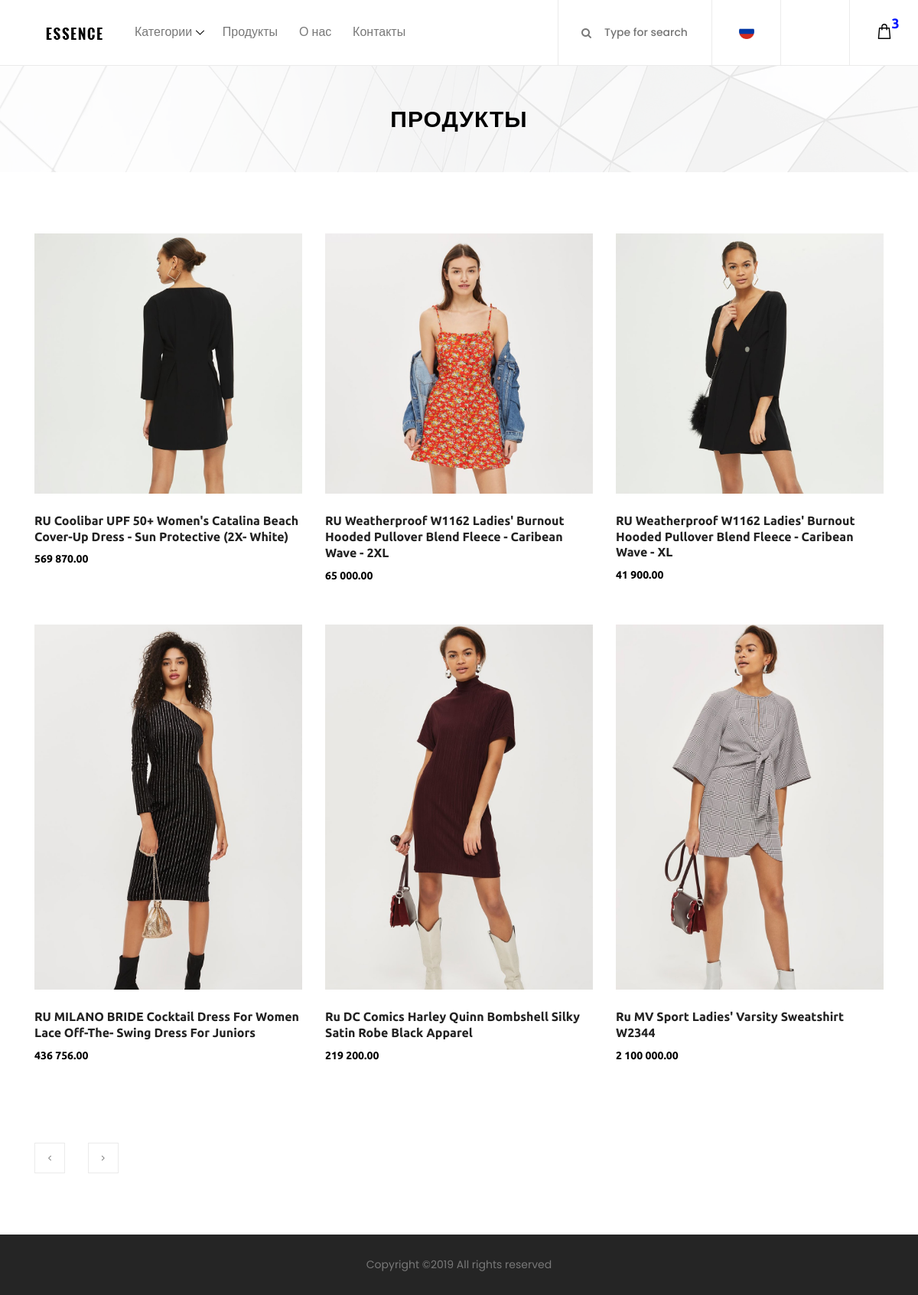
/products.php, run on the app's committed database.
### tables this page shows
CREATE TABLE `products` (
  `id` int(11) NOT NULL,
  `name_ru` varchar(255) NOT NULL,
  `name_uz` varchar(255) NOT NULL,
  `description_ru` text NOT NULL,
  `description_uz` text NOT NULL,
  `price` decimal(10,2) NOT NULL DEFAULT 0.00,
  `category_id` int(11) NOT NULL,
  `image` varchar(255) NOT NULL,
  `active` tinyint(1) NOT NULL DEFAULT 1
);

### products.php (the view, shortened to what this page needs)
<?php include 'includes/header.php';?>
    <div class="breadcumb_area bg-img" style="background-image: url(img/bg-img/breadcumb.jpg);">
        <div class="container h-100">
            <div class="row h-100 align-items-center">
                <div class="col-12">
                    <div class="page-title text-center">
                        <h2><?= _ALLPRO; ?></h2>
                    </div>
                </div>
            </div>
        </div>
    </div>
    <section class="shop_grid_area section-padding-80">
        <div class="container">
            <div class="row">
                <div class="col-12 col-md-12 col-lg-12">
                    <div class="shop_grid_product_area">
                        <div class="row">
                        	<?php
                        		if (isset($_GET['pageno']))
						            $pageno = $_GET['pageno'];
						        else
						            $pageno = 1;
						        $no_of_records_per_page = 6;
						        $offset = ($pageno-1) * $no_of_records_per_page;
						        $total_pages_sql = "SELECT COUNT(*) FROM products WHERE active=1";
						        $result = mysqli_query($db,$total_pages_sql);
						        $total_rows = mysqli_fetch_array($result)[0];
						        $total_pages = ceil($total_rows / $no_of_records_per_page);
	                            $sql ="SELECT p.name_".$lang.", p.price, c.name_".$lang.", p.image, p.id FROM products p LEFT JOIN categories c ON p.category_id=c.id WHERE p.active=1 ORDER BY p.id DESC LIMIT $offset, $no_of_records_per_page";
	                            $query=mysqli_query($db,$sql);
	                            while($row=mysqli_fetch_array($query)){
	                            echo '<div class="col-12 col-sm-6 col-lg-4">';
		                            echo '<div class="single-product-wrapper">';
		                                echo '<div class="product-img">';
		                                    printf('<img src="admin/img/%s" alt="">',$row[3]);
		                                echo "</div>";
		                                echo '<div class="product-description">';
		                                    printf('<a href="product.php?id=%s">', $row[4]);
		                                        printf('<h6>%s</h6>', $row[0]);
		                                    echo "</a>";
		                                    printf('<p class="product-price">%s</p>', number_format($row[1], 2, '.', ' '));
		                                            printf('<a href="#" class="btn essence-btn">Add to Cart</a>');
		                                echo "</div>";
		                            echo "</div>";
		                        echo "</div>";
	                            }
	                        ?>
                        </div>
                    </div>
                    <nav aria-label="navigation">
                        <ul class="pagination mt-50 mb-40">
                            <li class="page-item"><a class="page-link" href="<?php if($pageno <= 1){ echo '#'; } else { echo "?pageno=".($pageno - 1); } ?>"><i class="fa fa-angle-left"></i></a></li>
                            <li class="page-item"><a class="page-link" href="<?php if($pageno >= $total_pages){ echo '#'; } else { echo "?pageno=".($pageno + 1); } ?>"><i class="fa fa-angle-right"></i></a></li>
                        </ul>
                    </nav>
                </div>
            </div>
        </div>
    </section>
<?php include 'includes/footer.php';?>

### includes/header.php (shortened to what this page needs)
<?php
$lang = 'ru';
require_once "config.php";
?>
<!DOCTYPE html>
<html lang="<?= $lang; ?>">
<head>
    <link rel="stylesheet" href="css/core-style.css">
</head>
<body>
    <header class="header_area">
        <div class="classy-nav-container breakpoint-off d-flex align-items-center justify-content-between">
            <nav class="classy-navbar" id="essenceNav">
                <a class="nav-brand" href="/"><img src="img/core-img/logo.png" alt=""></a>
                <div class="classy-menu">
                    <div class="classynav">
                        <ul>
                            <li><a href="#"><?= _CATEGORIES; ?></a>
                                    <?php
                                        $sql ="SELECT id, name_".$lang." FROM categories";
                                        $query=mysqli_query($db,$sql);
                                        while($row=mysqli_fetch_array($query)){
                                            printf("<li><a href='category.php?id=%s'>%s</a></li>", $row[0], $row[1]);
                                        }
                                    ?>
                            </li>
                            <li><a href="products.php"><?= _ALLPRO; ?></a></li>
                            <li><a href="#"><?= _ABOUTUS; ?></a></li>
                            <li><a href="#"><?= _CONTACT; ?></a></li>
                        </ul>
                    </div>
                </div>
            </nav>
            <div class="header-meta d-flex clearfix justify-content-end">
                <div class="search-area">
                    <form action="#" method="post">
                        <input type="search" name="search" id="headerSearch" placeholder="Type for search">
                        <button type="submit"><i class="fa fa-search" aria-hidden="true"></i></button>
                    </form>
                </div>
                <div class="favourite-area">
                    <a href="?lang=ru"><img src="img/rus.png" alt=""></a>
                </div>
                <div class="user-login-info">
                    <a href="?lang=uz"><img src="img/uzb.png" alt=""></a>
                </div>
                <div class="cart-area">
                    <a href="#" id="essenceCartBtn"><img src="img/core-img/bag.svg" alt=""> <span>3</span></a>
                </div>
            </div>
        </div>
    </header>

### includes/footer.php (shortened to what this page needs)
    <footer class="footer_area clearfix">
        <div class="container">
            <div class="row">
                <div class="col-md-12 text-center">
                    <p>
                        Copyright &copy;<script>document.write(new Date().getFullYear());</script> All rights reserved
                    </p>
                </div>
            </div>
        </div>
    </footer>
</body>
</html>

### css/core-style.css (style rules this page uses)
* { margin: 0; padding: 0; }
body { font-family: "Poppins", sans-serif; font-size: 14px; background-color: #ffffff; margin-top: 85px; }
h1, h2, h3, h4, h5, h6 { color: #000000; line-height: 1.3; font-weight: 700; font-family: "Ubuntu", sans-serif; }
p { color: #787878; font-size: 14px; line-height: 2; font-weight: 400; }
a { -webkit-transition: all 500ms ease 0s; transition: all 500ms ease 0s; text-decoration: none; outline: 0 solid transparent; color: #000000; font-weight: 600; font-size: 12px; }
ul, ol { margin: 0; }
ul li, ol li { list-style: none; }
img { height: auto; max-width: 100%; }
.mt-50 { margin-top: 50px !important; }
.section-padding-80 { padding-top: 80px; padding-bottom: 80px; }
.bg-img { background-position: center center; background-size: cover; background-repeat: no-repeat; }
.header_area { position: fixed; z-index: 900; top: 0; left: 0; width: 100%; border-bottom: 1px solid #ebebeb; -webkit-transition-duration: 500ms; transition-duration: 500ms; }
.header_area .classy-navbar, .header_area .header-meta { -webkit-box-flex: 0; -ms-flex: 0 0 50%; flex: 0 0 50%; min-width: 50%; width: 50%; }
.header_area .classy-navbar { height: 85px; padding: 5px 0 5px 5%; }
.header_area .header-meta { height: 85px; position: relative; z-index: 1; }
.header_area .classynav ul li a { font-size: 16px; color: #787878; }
.header_area .search-area form { position: relative; z-index: 1; height: 85px; border-left: 1px solid #ebebeb; }
.header_area .search-area form input { border: none; background-color: #ffffff; width: 200px; height: 85px; padding: 0 15px 0 60px; color: #787878; font-size: 14px; font-weight: 500; -webkit-transition-duration: 500ms; transition-duration: 500ms; }
.header_area .search-area form button { position: absolute; z-index: 10; top: 50%; -webkit-transform: translateY(-50%); transform: translateY(-50%); left: 30px; background-color: transparent; border: none; color: #787878; font-size: 14px; }
.header_area .favourite-area a, .header_area .user-login-info a, .header_area .cart-area a { position: relative; z-index: 1; -webkit-box-flex: 0; -ms-flex: 0 0 90px; flex: 0 0 90px; width: 90px; display: block; text-align: center; border-left: 1px solid #ebebeb; height: 100%; line-height: 80px; }
.header_area .favourite-area a img, .header_area .user-login-info a img, .header_area .cart-area a img { max-width: 20px; }
.header_area .favourite-area a span, .header_area .user-login-info a span, .header_area .cart-area a span { font-family: "Ubuntu", sans-serif; font-size: 18px; color: #0315ff; font-weight: 700; position: absolute; top: -10px; }
.single-product-wrapper { position: relative; z-index: 1; margin-bottom: 50px; overflow: hidden; background-color: #ffffff; }
.single-product-wrapper .product-img { position: relative; z-index: 1; overflow: hidden; }
.single-product-wrapper .product-img img { width: 100%; -webkit-transition-duration: 500ms; transition-duration: 500ms; }
.single-product-wrapper .product-description { position: relative; z-index: 1; padding-top: 25px; }
.single-product-wrapper .product-description h6 { color: #222222; margin-bottom: 5px; }
.single-product-wrapper .product-description p { margin-bottom: 0; font-size: 14px; font-family: "Ubuntu", sans-serif; font-weight: 700; color: #000000; }
.pagination { position: relative; z-index: 1; }
.pagination .page-item .page-link { width: 40px; height: 40px; border: 1px solid #ebebeb; font-size: 12px; font-weight: 600; line-height: 38px; padding: 0; text-align: center; color: #787878; }
.pagination .page-item:first-child { margin-right: 15px; }
.pagination .page-item:first-child .page-link { margin-left: 0; border-top-left-radius: 0; border-bottom-left-radius: 0; }
.pagination .page-item:last-child { margin-left: 15px; }
.pagination .page-item:last-child .page-link { margin-left: 0; border-top-right-radius: 0; border-bottom-right-radius: 0; }
.footer_area { position: relative; z-index: 1; background-color: #252525; padding: 25px 0 10px; }
.breadcumb_area { position: relative; z-index: 1; width: 100%; height: 140px; }
.breadcumb_area:after { background-color: rgba(255, 255, 255, 0.9); position: absolute; width: 100%; height: 100%; left: 0; top: 0; z-index: -5; content: ''; }
.breadcumb_area .page-title h2 { font-size: 30px; text-transform: uppercase; font-weight: 700; font-family: "Ubuntu", sans-serif; letter-spacing: 1px; margin-bottom: 0; }

### data on the page
products: image (picture), name_ru "RU Coolibar UPF 50+ Women's Catalina Beach Cover-Up Dress - Sun Protective (2X- White)", price "569 870.00"
products: image (picture), name_ru "RU Weatherproof W1162 Ladies' Burnout Hooded Pullover Blend Fleece - Caribean Wave - 2XL", price "65 000.00"
products: image (picture), name_ru "RU Weatherproof W1162 Ladies' Burnout Hooded Pullover Blend Fleece - Caribean Wave - XL", price "41 900.00"
products: image (picture), name_ru "RU MILANO BRIDE Cocktail Dress For Women Lace Off-The- Swing Dress For Juniors", price "436 756.00"
products: image (picture), name_ru "Ru DC Comics Harley Quinn Bombshell Silky Satin Robe Black Apparel", price "219 200.00"
products: image (picture), name_ru "Ru MV Sport Ladies' Varsity Sweatshirt W2344", price "2 100 000.00"

### other printed values
_CATEGORIES "Категории"
_ALLPRO "Продукты"
_ABOUTUS "О нас"
_CONTACT "Контакты"
_ALLPRO "ПРОДУКТЫ"
